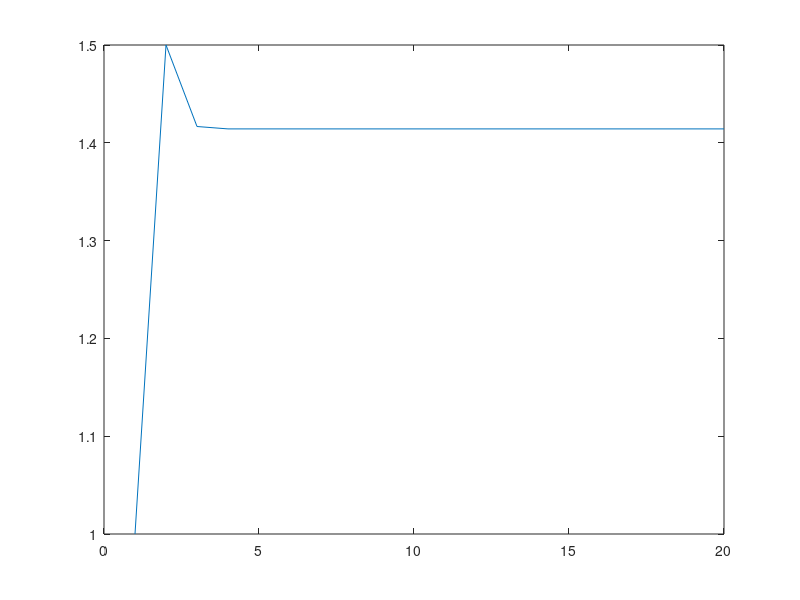

This figure's MATLAB source:
clear all
close all
clc

%----Q1-----

epsilon = 10.^(-3);
S = 2;
x = 1;

while abs(x.^2 - S) > epsilon
    x = 0.5*(x+S./x);
end

%----Q2----

clear x
i = 1;
x(1) = 1;

while i<20
    i = i+1;
    x(i) = 0.5*(x(i-1)+S./x(i-1));
end

plot(x)
